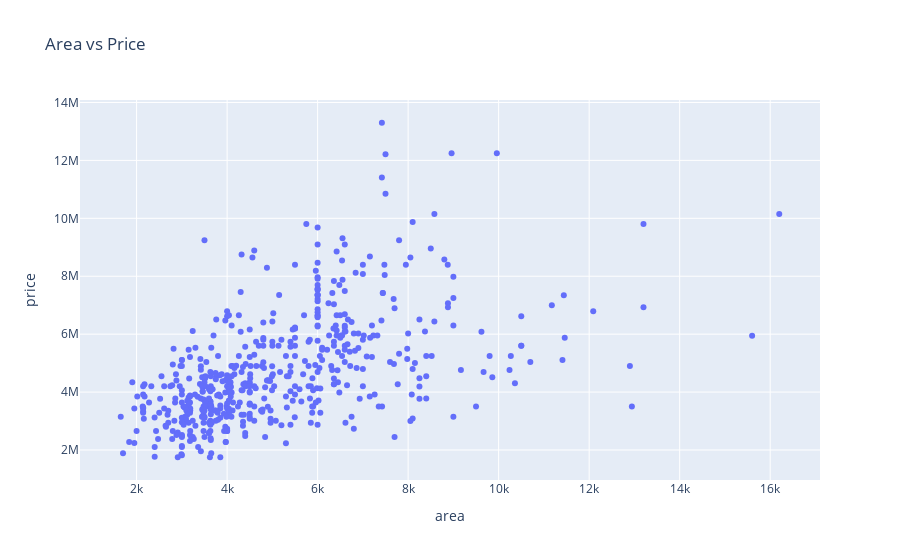

Write notebook code for a chart like this one.
### Markdown cell above
# Visualisation

### Code cell
px.scatter(df,x='area',y='price',title='Area vs Price')

### Figure 1 — Plotly figure (JSON) as saved in the notebook; plotly's stock layout.template omitted (floating-point values rounded to 4 significant figures; data arrays with more than 128 entries replaced by an {"elided": "..."} marker saying what was removed)
{"data": [{"hovertemplate": "area=%{x}<br>price=%{y}<extra></extra>", "legendgroup": "", "marker": {"color": "#636efa", "symbol": "circle"}, "mode": "markers", "name": "", "orientation": "v", "showlegend": false, "type": "scatter", "x": {"elided": "545 int values"}, "xaxis": "x", "y": {"elided": "545 int values"}, "yaxis": "y"}], "layout": {"autosize": true, "legend": {"tracegroupgap": 0}, "title": {"text": "Area vs Price"}, "xaxis": {"anchor": "y", "autorange": true, "domain": [0, 1], "range": [740.6, 17110.0], "title": {"text": "area"}, "type": "linear"}, "yaxis": {"anchor": "x", "autorange": true, "domain": [0, 1], "range": [796800.0, 14250000.0], "title": {"text": "price"}, "type": "linear"}}}
